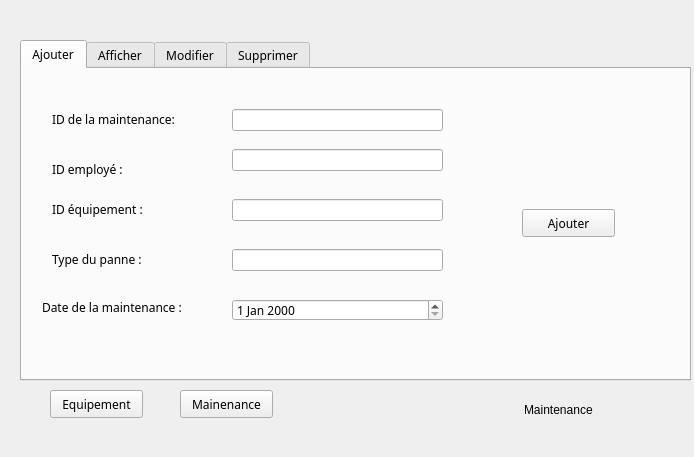
<?xml version="1.0" encoding="UTF-8"?>
<ui version="4.0">
 <class>maintenance</class>
 <widget class="QDialog" name="maintenance">
  <property name="geometry">
   <rect>
    <x>0</x>
    <y>0</y>
    <width>694</width>
    <height>457</height>
   </rect>
  </property>
  <property name="windowTitle">
   <string>Gestion Maintenance</string>
  </property>
  <widget class="QStackedWidget" name="stackedWidget">
   <property name="geometry">
    <rect>
     <x>10</x>
     <y>20</y>
     <width>681</width>
     <height>421</height>
    </rect>
   </property>
   <property name="currentIndex">
    <number>1</number>
   </property>
   <widget class="QWidget" name="equipement">
    <widget class="QTabWidget" name="tabWidget_2">
     <property name="geometry">
      <rect>
       <x>10</x>
       <y>10</y>
       <width>661</width>
       <height>351</height>
      </rect>
     </property>
     <property name="font">
      <font>
       <family>MV Boli</family>
      </font>
     </property>
     <property name="currentIndex">
      <number>0</number>
     </property>
     <widget class="QWidget" name="Ajouter">
      <attribute name="title">
       <string>Ajouter</string>
      </attribute>
      <widget class="QGroupBox" name="groupBox">
       <property name="geometry">
        <rect>
         <x>10</x>
         <y>10</y>
         <width>631</width>
         <height>291</height>
        </rect>
       </property>
       <property name="title">
        <string>Ajouter équipement :</string>
       </property>
       <widget class="QLabel" name="label_2">
        <property name="geometry">
         <rect>
          <x>40</x>
          <y>20</y>
          <width>55</width>
          <height>16</height>
         </rect>
        </property>
        <property name="text">
         <string>ID :</string>
        </property>
       </widget>
       <widget class="QLabel" name="label_3">
        <property name="geometry">
         <rect>
          <x>40</x>
          <y>60</y>
          <width>55</width>
          <height>16</height>
         </rect>
        </property>
        <property name="text">
         <string>Type :</string>
        </property>
       </widget>
       <widget class="QLabel" name="label_4">
        <property name="geometry">
         <rect>
          <x>40</x>
          <y>110</y>
          <width>55</width>
          <height>16</height>
         </rect>
        </property>
        <property name="text">
         <string>Nombre :</string>
        </property>
       </widget>
       <widget class="QLabel" name="label_5">
        <property name="geometry">
         <rect>
          <x>40</x>
          <y>150</y>
          <width>55</width>
          <height>16</height>
         </rect>
        </property>
        <property name="text">
         <string>Prix :</string>
        </property>
       </widget>
       <widget class="QLabel" name="label_6">
        <property name="geometry">
         <rect>
          <x>40</x>
          <y>190</y>
          <width>55</width>
          <height>16</height>
         </rect>
        </property>
        <property name="text">
         <string>Etat :</string>
        </property>
       </widget>
       <widget class="QLabel" name="label_7">
        <property name="geometry">
         <rect>
          <x>40</x>
          <y>240</y>
          <width>55</width>
          <height>16</height>
         </rect>
        </property>
        <property name="text">
         <string>Marque :</string>
        </property>
       </widget>
       <widget class="QLineEdit" name="lineEdit_id">
        <property name="geometry">
         <rect>
          <x>140</x>
          <y>20</y>
          <width>271</width>
          <height>22</height>
         </rect>
        </property>
       </widget>
       <widget class="QLineEdit" name="lineEdit_type">
        <property name="geometry">
         <rect>
          <x>140</x>
          <y>60</y>
          <width>271</width>
          <height>22</height>
         </rect>
        </property>
       </widget>
       <widget class="QLineEdit" name="lineEdit_nombre">
        <property name="geometry">
         <rect>
          <x>140</x>
          <y>100</y>
          <width>271</width>
          <height>22</height>
         </rect>
        </property>
       </widget>
       <widget class="QLineEdit" name="lineEdit_prix">
        <property name="geometry">
         <rect>
          <x>140</x>
          <y>140</y>
          <width>271</width>
          <height>22</height>
         </rect>
        </property>
       </widget>
       <widget class="QLineEdit" name="lineEdit_etat">
        <property name="geometry">
         <rect>
          <x>140</x>
          <y>190</y>
          <width>271</width>
          <height>22</height>
         </rect>
        </property>
       </widget>
       <widget class="QLineEdit" name="lineEdit_marque">
        <property name="geometry">
         <rect>
          <x>140</x>
          <y>240</y>
          <width>271</width>
          <height>22</height>
         </rect>
        </property>
       </widget>
       <widget class="QPushButton" name="pb_ajouter">
        <property name="geometry">
         <rect>
          <x>490</x>
          <y>140</y>
          <width>93</width>
          <height>28</height>
         </rect>
        </property>
        <property name="text">
         <string>Ajouter</string>
        </property>
       </widget>
      </widget>
     </widget>
     <widget class="QWidget" name="tab_6">
      <attribute name="title">
       <string>Afficher</string>
      </attribute>
      <widget class="QTableView" name="tab_equipement">
       <property name="geometry">
        <rect>
         <x>10</x>
         <y>10</y>
         <width>641</width>
         <height>261</height>
        </rect>
       </property>
      </widget>
      <widget class="QPushButton" name="pb_trier">
       <property name="geometry">
        <rect>
         <x>390</x>
         <y>280</y>
         <width>93</width>
         <height>28</height>
        </rect>
       </property>
       <property name="text">
        <string>Trier</string>
       </property>
      </widget>
      <widget class="QPushButton" name="filtrer">
       <property name="geometry">
        <rect>
         <x>530</x>
         <y>280</y>
         <width>93</width>
         <height>28</height>
        </rect>
       </property>
       <property name="text">
        <string>Filtrer</string>
       </property>
      </widget>
     </widget>
     <widget class="QWidget" name="tab_3">
      <attribute name="title">
       <string>Modifier</string>
      </attribute>
      <widget class="QLabel" name="label_13">
       <property name="geometry">
        <rect>
         <x>70</x>
         <y>30</y>
         <width>55</width>
         <height>16</height>
        </rect>
       </property>
       <property name="text">
        <string>ID :</string>
       </property>
      </widget>
      <widget class="QLabel" name="label_14">
       <property name="geometry">
        <rect>
         <x>70</x>
         <y>80</y>
         <width>55</width>
         <height>16</height>
        </rect>
       </property>
       <property name="text">
        <string>Type :</string>
       </property>
      </widget>
      <widget class="QLabel" name="label_15">
       <property name="geometry">
        <rect>
         <x>70</x>
         <y>130</y>
         <width>55</width>
         <height>16</height>
        </rect>
       </property>
       <property name="text">
        <string>Nombre :</string>
       </property>
      </widget>
      <widget class="QLabel" name="label_16">
       <property name="geometry">
        <rect>
         <x>70</x>
         <y>180</y>
         <width>55</width>
         <height>16</height>
        </rect>
       </property>
       <property name="text">
        <string>Prix :</string>
       </property>
      </widget>
      <widget class="QLabel" name="label_17">
       <property name="geometry">
        <rect>
         <x>70</x>
         <y>230</y>
         <width>55</width>
         <height>16</height>
        </rect>
       </property>
       <property name="text">
        <string>Etat :</string>
       </property>
      </widget>
      <widget class="QLabel" name="label_18">
       <property name="geometry">
        <rect>
         <x>60</x>
         <y>280</y>
         <width>55</width>
         <height>16</height>
        </rect>
       </property>
       <property name="text">
        <string>Marque :</string>
       </property>
      </widget>
      <widget class="QLineEdit" name="lineEdit_idm_2">
       <property name="geometry">
        <rect>
         <x>190</x>
         <y>30</y>
         <width>271</width>
         <height>22</height>
        </rect>
       </property>
      </widget>
      <widget class="QLineEdit" name="lineEdit_typem">
       <property name="geometry">
        <rect>
         <x>190</x>
         <y>80</y>
         <width>271</width>
         <height>22</height>
        </rect>
       </property>
      </widget>
      <widget class="QLineEdit" name="lineEdit_nombrem">
       <property name="geometry">
        <rect>
         <x>190</x>
         <y>130</y>
         <width>271</width>
         <height>22</height>
        </rect>
       </property>
      </widget>
      <widget class="QLineEdit" name="lineEdit_prixm">
       <property name="geometry">
        <rect>
         <x>190</x>
         <y>180</y>
         <width>271</width>
         <height>22</height>
        </rect>
       </property>
      </widget>
      <widget class="QLineEdit" name="lineEdit_etatm">
       <property name="geometry">
        <rect>
         <x>190</x>
         <y>230</y>
         <width>271</width>
         <height>22</height>
        </rect>
       </property>
      </widget>
      <widget class="QLineEdit" name="lineEdit_marquem">
       <property name="geometry">
        <rect>
         <x>190</x>
         <y>280</y>
         <width>271</width>
         <height>22</height>
        </rect>
       </property>
      </widget>
      <widget class="QPushButton" name="pushButton_updateequip">
       <property name="geometry">
        <rect>
         <x>530</x>
         <y>140</y>
         <width>93</width>
         <height>28</height>
        </rect>
       </property>
       <property name="text">
        <string>Update</string>
       </property>
      </widget>
     </widget>
     <widget class="QWidget" name="tab_4">
      <attribute name="title">
       <string>Supprimer</string>
      </attribute>
      <widget class="QLabel" name="label_12">
       <property name="geometry">
        <rect>
         <x>190</x>
         <y>100</y>
         <width>181</width>
         <height>16</height>
        </rect>
       </property>
       <property name="text">
        <string>ID équipement à supprimer :</string>
       </property>
      </widget>
      <widget class="QLineEdit" name="lineEdit_idsupp">
       <property name="geometry">
        <rect>
         <x>180</x>
         <y>130</y>
         <width>201</width>
         <height>22</height>
        </rect>
       </property>
      </widget>
      <widget class="QPushButton" name="pb_supprimer">
       <property name="geometry">
        <rect>
         <x>230</x>
         <y>190</y>
         <width>93</width>
         <height>28</height>
        </rect>
       </property>
       <property name="text">
        <string>Spprimer</string>
       </property>
      </widget>
     </widget>
    </widget>
    <widget class="QLabel" name="label">
     <property name="geometry">
      <rect>
       <x>520</x>
       <y>380</y>
       <width>101</width>
       <height>20</height>
      </rect>
     </property>
     <property name="text">
      <string>Equipement</string>
     </property>
    </widget>
    <widget class="QPushButton" name="pushButton_maintenance">
     <property name="geometry">
      <rect>
       <x>110</x>
       <y>370</y>
       <width>93</width>
       <height>28</height>
      </rect>
     </property>
     <property name="font">
      <font>
       <family>MV Boli</family>
      </font>
     </property>
     <property name="text">
      <string>Maintenace</string>
     </property>
    </widget>
    <widget class="QPushButton" name="pushButton_equipement2">
     <property name="geometry">
      <rect>
       <x>10</x>
       <y>370</y>
       <width>93</width>
       <height>28</height>
      </rect>
     </property>
     <property name="font">
      <font>
       <family>MV Boli</family>
      </font>
     </property>
     <property name="text">
      <string>Equipement</string>
     </property>
    </widget>
   </widget>
   <widget class="QWidget" name="maintenance_2">
    <widget class="QTabWidget" name="tabWidget">
     <property name="geometry">
      <rect>
       <x>10</x>
       <y>20</y>
       <width>671</width>
       <height>341</height>
      </rect>
     </property>
     <property name="font">
      <font>
       <family>MV Boli</family>
      </font>
     </property>
     <property name="currentIndex">
      <number>0</number>
     </property>
     <widget class="QWidget" name="tab">
      <attribute name="title">
       <string>Ajouter</string>
      </attribute>
      <widget class="QLabel" name="label_9">
       <property name="geometry">
        <rect>
         <x>30</x>
         <y>40</y>
         <width>131</width>
         <height>20</height>
        </rect>
       </property>
       <property name="text">
        <string>ID de la maintenance:</string>
       </property>
      </widget>
      <widget class="QLabel" name="label_10">
       <property name="geometry">
        <rect>
         <x>30</x>
         <y>180</y>
         <width>91</width>
         <height>20</height>
        </rect>
       </property>
       <property name="text">
        <string>Type du panne :</string>
       </property>
      </widget>
      <widget class="QLabel" name="label_11">
       <property name="geometry">
        <rect>
         <x>20</x>
         <y>230</y>
         <width>151</width>
         <height>16</height>
        </rect>
       </property>
       <property name="text">
        <string>Date de la maintenance :</string>
       </property>
      </widget>
      <widget class="QLineEdit" name="lineEdit_idm">
       <property name="geometry">
        <rect>
         <x>210</x>
         <y>40</y>
         <width>211</width>
         <height>22</height>
        </rect>
       </property>
      </widget>
      <widget class="QLineEdit" name="lineEdit_typep">
       <property name="geometry">
        <rect>
         <x>210</x>
         <y>180</y>
         <width>211</width>
         <height>22</height>
        </rect>
       </property>
      </widget>
      <widget class="QPushButton" name="pb_ajouterm">
       <property name="geometry">
        <rect>
         <x>500</x>
         <y>140</y>
         <width>93</width>
         <height>28</height>
        </rect>
       </property>
       <property name="text">
        <string>Ajouter</string>
       </property>
      </widget>
      <widget class="QLabel" name="label_19">
       <property name="geometry">
        <rect>
         <x>30</x>
         <y>90</y>
         <width>91</width>
         <height>20</height>
        </rect>
       </property>
       <property name="text">
        <string>ID employé :</string>
       </property>
      </widget>
      <widget class="QLabel" name="label_20">
       <property name="geometry">
        <rect>
         <x>30</x>
         <y>130</y>
         <width>91</width>
         <height>20</height>
        </rect>
       </property>
       <property name="text">
        <string>ID équipement :</string>
       </property>
      </widget>
      <widget class="QLineEdit" name="lineEdit_idemp">
       <property name="geometry">
        <rect>
         <x>210</x>
         <y>80</y>
         <width>211</width>
         <height>22</height>
        </rect>
       </property>
      </widget>
      <widget class="QLineEdit" name="lineEdit_idequip">
       <property name="geometry">
        <rect>
         <x>210</x>
         <y>130</y>
         <width>211</width>
         <height>22</height>
        </rect>
       </property>
      </widget>
      <widget class="QDateEdit" name="dateEdit">
       <property name="geometry">
        <rect>
         <x>210</x>
         <y>230</y>
         <width>211</width>
         <height>22</height>
        </rect>
       </property>
      </widget>
     </widget>
     <widget class="QWidget" name="tab_2">
      <attribute name="title">
       <string>Afficher</string>
      </attribute>
      <widget class="QTableView" name="tab_maintenance">
       <property name="geometry">
        <rect>
         <x>10</x>
         <y>20</y>
         <width>651</width>
         <height>231</height>
        </rect>
       </property>
      </widget>
      <widget class="QPushButton" name="pushButton_7">
       <property name="geometry">
        <rect>
         <x>500</x>
         <y>270</y>
         <width>111</width>
         <height>28</height>
        </rect>
       </property>
       <property name="font">
        <font>
         <family>MV Boli</family>
        </font>
       </property>
       <property name="text">
        <string>Exporter PDF</string>
       </property>
      </widget>
      <widget class="QLineEdit" name="rechercheav">
       <property name="geometry">
        <rect>
         <x>100</x>
         <y>270</y>
         <width>113</width>
         <height>22</height>
        </rect>
       </property>
      </widget>
      <widget class="QLabel" name="label_27">
       <property name="geometry">
        <rect>
         <x>20</x>
         <y>270</y>
         <width>61</width>
         <height>16</height>
        </rect>
       </property>
       <property name="font">
        <font>
         <family>MV Boli</family>
        </font>
       </property>
       <property name="text">
        <string>Rechercher</string>
       </property>
      </widget>
     </widget>
     <widget class="QWidget" name="tab_5">
      <attribute name="title">
       <string>Modifier</string>
      </attribute>
      <widget class="QLabel" name="label_22">
       <property name="geometry">
        <rect>
         <x>60</x>
         <y>40</y>
         <width>101</width>
         <height>20</height>
        </rect>
       </property>
       <property name="text">
        <string>ID maintenance :</string>
       </property>
      </widget>
      <widget class="QLabel" name="label_23">
       <property name="geometry">
        <rect>
         <x>60</x>
         <y>90</y>
         <width>101</width>
         <height>20</height>
        </rect>
       </property>
       <property name="text">
        <string>ID employé :</string>
       </property>
      </widget>
      <widget class="QLabel" name="label_24">
       <property name="geometry">
        <rect>
         <x>60</x>
         <y>140</y>
         <width>101</width>
         <height>20</height>
        </rect>
       </property>
       <property name="text">
        <string>ID équipement :</string>
       </property>
      </widget>
      <widget class="QLabel" name="label_25">
       <property name="geometry">
        <rect>
         <x>60</x>
         <y>200</y>
         <width>111</width>
         <height>20</height>
        </rect>
       </property>
       <property name="text">
        <string>Type du panne :</string>
       </property>
      </widget>
      <widget class="QLabel" name="label_26">
       <property name="geometry">
        <rect>
         <x>50</x>
         <y>260</y>
         <width>141</width>
         <height>20</height>
        </rect>
       </property>
       <property name="text">
        <string>Date du maintenance :</string>
       </property>
      </widget>
      <widget class="QLineEdit" name="lineEdit_idmm">
       <property name="geometry">
        <rect>
         <x>200</x>
         <y>40</y>
         <width>221</width>
         <height>22</height>
        </rect>
       </property>
      </widget>
      <widget class="QLineEdit" name="lineEdit_idempm">
       <property name="geometry">
        <rect>
         <x>200</x>
         <y>90</y>
         <width>221</width>
         <height>22</height>
        </rect>
       </property>
      </widget>
      <widget class="QLineEdit" name="lineEdit_idequipm">
       <property name="geometry">
        <rect>
         <x>200</x>
         <y>140</y>
         <width>221</width>
         <height>22</height>
        </rect>
       </property>
      </widget>
      <widget class="QLineEdit" name="lineEdit_typepm">
       <property name="geometry">
        <rect>
         <x>200</x>
         <y>200</y>
         <width>221</width>
         <height>22</height>
        </rect>
       </property>
      </widget>
      <widget class="QPushButton" name="pb_updatem">
       <property name="geometry">
        <rect>
         <x>480</x>
         <y>140</y>
         <width>93</width>
         <height>28</height>
        </rect>
       </property>
       <property name="text">
        <string>Update</string>
       </property>
      </widget>
      <widget class="QDateEdit" name="dateEdit_2">
       <property name="geometry">
        <rect>
         <x>210</x>
         <y>260</y>
         <width>211</width>
         <height>22</height>
        </rect>
       </property>
      </widget>
     </widget>
     <widget class="QWidget" name="tab_7">
      <attribute name="title">
       <string>Supprimer</string>
      </attribute>
      <widget class="QLineEdit" name="lineEdit_idm_3">
       <property name="geometry">
        <rect>
         <x>200</x>
         <y>120</y>
         <width>201</width>
         <height>22</height>
        </rect>
       </property>
      </widget>
      <widget class="QLabel" name="label_21">
       <property name="geometry">
        <rect>
         <x>220</x>
         <y>70</y>
         <width>171</width>
         <height>20</height>
        </rect>
       </property>
       <property name="text">
        <string>ID maintenance à supprimer :</string>
       </property>
      </widget>
      <widget class="QPushButton" name="pb_supprimerm">
       <property name="geometry">
        <rect>
         <x>250</x>
         <y>170</y>
         <width>93</width>
         <height>28</height>
        </rect>
       </property>
       <property name="text">
        <string>Supprimer</string>
       </property>
      </widget>
     </widget>
    </widget>
    <widget class="QLabel" name="label_8">
     <property name="geometry">
      <rect>
       <x>514</x>
       <y>380</y>
       <width>91</width>
       <height>20</height>
      </rect>
     </property>
     <property name="text">
      <string>Maintenance</string>
     </property>
    </widget>
    <widget class="QPushButton" name="pushButton_equipement">
     <property name="geometry">
      <rect>
       <x>40</x>
       <y>370</y>
       <width>93</width>
       <height>28</height>
      </rect>
     </property>
     <property name="font">
      <font>
       <family>MV Boli</family>
      </font>
     </property>
     <property name="text">
      <string>Equipement</string>
     </property>
    </widget>
    <widget class="QPushButton" name="pushButton_maintenace2">
     <property name="geometry">
      <rect>
       <x>170</x>
       <y>370</y>
       <width>93</width>
       <height>28</height>
      </rect>
     </property>
     <property name="font">
      <font>
       <family>MV Boli</family>
      </font>
     </property>
     <property name="text">
      <string>Mainenance</string>
     </property>
    </widget>
   </widget>
  </widget>
 </widget>
 <resources/>
 <connections/>
</ui>
